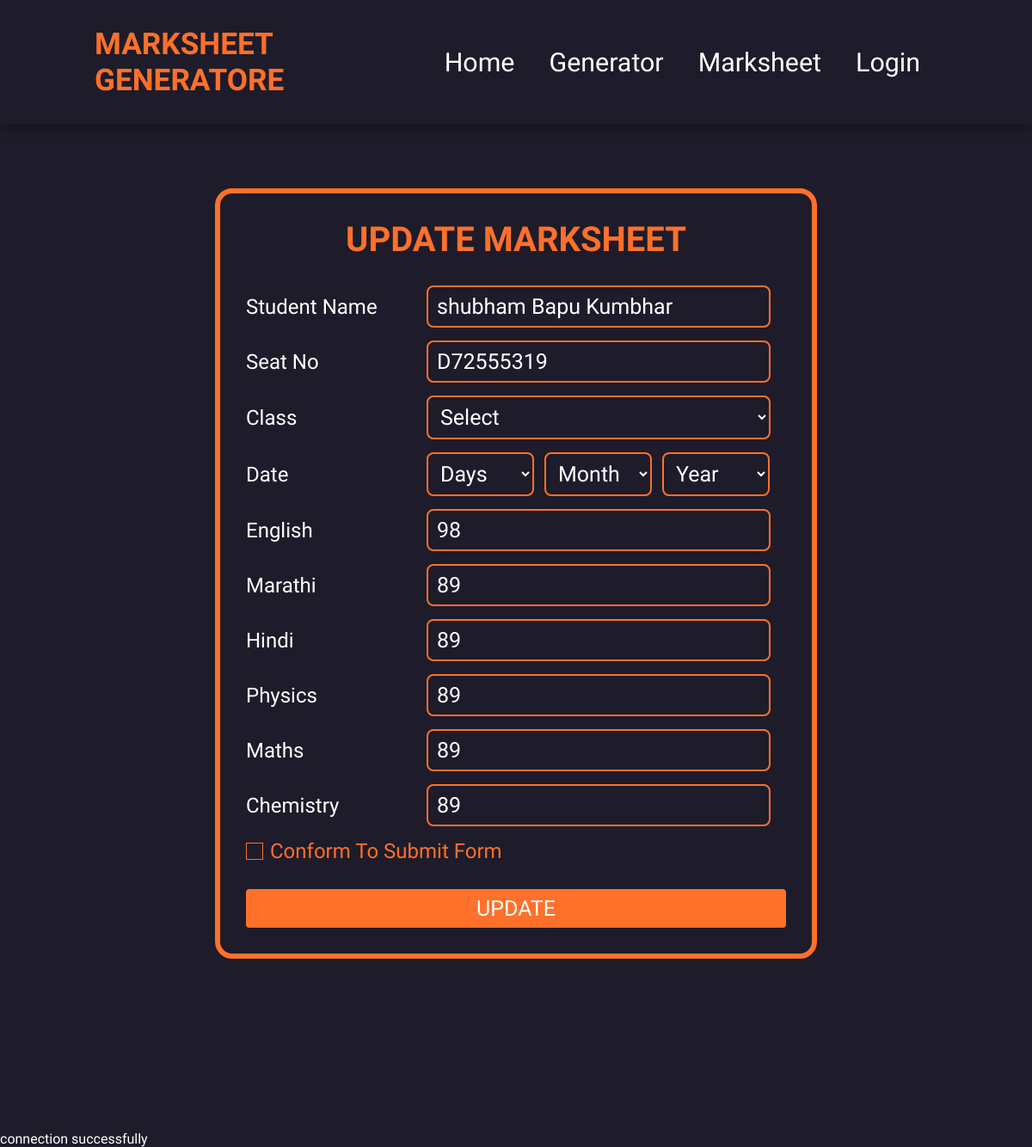
/update.php?no=1, run on the app's committed database.
### tables this page shows
CREATE TABLE `shivam` (
  `no` int(11) NOT NULL,
  `studentname` varchar(20) NOT NULL,
  `seatno` varchar(10) NOT NULL,
  `english` varchar(3) NOT NULL,
  `marathi` varchar(3) NOT NULL,
  `hindi` varchar(3) NOT NULL,
  `physics` varchar(3) NOT NULL,
  `maths` varchar(3) NOT NULL,
  `chemistry` varchar(3) NOT NULL,
  `total` varchar(10) NOT NULL,
  `percentege` varchar(4) NOT NULL
);

### update.php (the view, shortened to what this page needs)
<?php include("projectserver.php");
  $no = $_GET['no'];
    $query = "SELECT * FROM SHIVAM where no ='$no'";
   $data = mysqli_query($conn,$query);
    $result = mysqli_fetch_assoc($data);
?>
<html>
<head>
  <link rel="stylesheet" type="text/css" href="style.css">
   <link rel="stylesheet"
  href="https://unpkg.com/boxicons@latest/css/boxicons.min.css">
</head>
<body>
  <header>
    <a href="index.php" class="logo">Marksheet Generatore</a>
    <ul class="navbar">
      <li><a href="index.php">Home</a></li>
	  <li><a href="generator.php">Generator</a></li>
      <li><a href="marksheet.php">Marksheet</a></li>
      <li><a href="calculator.php">Login</a></li>
    </ul>
  </header>
<div class="sk1">
  <form action="pdf.php" method="POST">
  	<div class="title1">
  		Update Marksheet
  	</div>
  	<div class="form">
  		<div class="input-field">
  			<label>Student Name </label>
  			<input type="text" value="<?php echo $result['studentname'];?>" class="input" name="s1">
  		</div>
  		<div class="input-field">
  			<label>Seat No </label>
  			<input type="text" value="<?php echo $result['seatno'];?>" class="input" name="s2">
  		</div>
		  <div class="input-field">
      <label>Class</label>
          <div class="">
	         <select name="k1">
		          <option>Select</option>
            </select >
            </div>
         </div>
		 <div class="input-field">
      <label>Date</label>
          <div class="ak1">
	         <select name="k2">
			     <option>Days</option>
            </select >
            </div> <div class="ak1">
	         <select name="k3">
			     <option>Month</option>
            </select >
            </div>
			<div class="ak1">
	         <select name="k4">
			     <option>Year</option>
            </select >
            </div>
         </div>
  		<div class="input-field">
  			<label>English </label>
  			<input type="text" value="<?php echo $result['english'];?>" class="input" name="s3">
  		</div>
  		<div class="input-field">
  			<label>Marathi</label>
  			<input type="text" value="<?php echo $result['marathi'];?>" class="input" name="s4">
  		</div>
  		<div class="input-field">
  			<label>Hindi</label>
  			<input type="text" value="<?php echo $result['hindi'];?>" class="input" name="s5">
  		</div>
  		<div class="input-field">
  			<label>Physics </label>
  			<input type="text" value="<?php echo $result['physics'];?>" class="input" name="s6">
  		</div>
  		<div class="input-field">
  			<label>Maths </label>
  			<input type="text" value="<?php echo $result['maths'];?>" class="input" name="s7">
  		</div>
  		<div class="input-field">
  			<label>Chemistry </label>
  			<input type="text" value="<?php echo $result['chemistry'];?>" class="input" name="s8">
  		</div>
  		<div class="term">
  			<label class="check">
  				<span class="checkmark"></span>
  			</label>
  			<p>Conform To Submit Form</p>
  		</div>
  		<div class="skbtn">
  			<input type="Submit" value="UPDATE" class="msbtn"  name="save">
  		</div>
  	</div>
   </form>
  </div>
</body>
</html>

### style.css (style rules this page uses)
* { padding: 0; margin: 0; box-sizing: border-box; font-family: "Spartan", sans-serif; scroll-behavior: smooth; list-style: none; text-decoration: none; }
:root { --main-color:#ff702a; --text-color:#fff; --bg-color: #1e1c2a; --big-font:5rem; --h2-font:2.25rem; --p-font:0.9rem; }
body { color: var(--text-color); background:var(--bg-color); }
header { position: fixed; top: 0; right: 0; width: 100%; z-index: 1000; display: flex; align-items: center; box-shadow: 0 5px 15px rgba( 0, 0, 0, 0.3); justify-content: space-between; padding: 30px 110px; background: var(--bg-color); }
.logo { color: var(--main-color); font-weight: 600; font-size: 2.2rem; text-transform: uppercase; }
.navbar { display: flex; }
.navbar a { color: var(--text-color); font-size: 1.9rem; padding: 10px 20px; font-weight: 500px; }
.sk1 { border: 6px solid #ff702a; border-radius: 20px; max-width: 700px; width: 100%; background: #1e1c2a; margin: 200px auto; padding: 30px; }
.sk1 .title1 { font-size: 40px ; font-weight: 600; margin-bottom: 30px; text-transform: uppercase; text-align: center; color: #ff702a; border-radius: 5px; }
.sk1 .form { width: 100%; }
.sk1 .form .input-field { margin-bottom: 15px; display: flex; align-items: center; }
.sk1 .form .input-field select { font-size: 25px; width: 400px; background-color: #1e1c2a; border: 2px solid #ff702a; color: #fff; border-radius: 8px; font-weight: 200px; padding: 8px 10px; }
.sk1 .form .input-field .ak1 select { font-size: 25px; margin-right: 12px; width: 125px; background-color: #1e1c2a; border: 2px solid #ff702a; color: #fff; border-radius: 8px; font-weight: 200px; padding: 8px 10px; }
.sk1 .form .input-field label { width: 200px; margin-right: 10px; font-size: 24px; }
.sk1 .form .input-field input { width: 400px; outline: none; background-color: #1e1c2a; border: 2px solid #ff702a; font-size: 25px; color: #fff; border-radius: 8px; font-weight: 200px; padding: 8px 10px; transition: all 0.5s ease; }
.sk1 .form .term { display: flex; align-items: center; font-size: 24px; color: #ff702a; }
.sk1 .form .term .check { margin-right: 8px; width: 20px; height: 20px; position: relative; display: block; cursor: pointer; }
.sk1 .form .term .check .checkmark { width: 20px; height: 20px; border: 1px solid #ff702a; display: block; position: relative; }
.sk1 .form .term .check .checkmark:before { content: ""; position: absolute; top: 1px; left: 1px; width: 10px; height: 5px; border: 3px solid; border-color: transparent transparent #1e1c2a #1e1c2a; transform: rotate(-45deg); }
.sk1 .form .skbtn .msbtn { width: 100%; padding: 8px 10px ; font-size: 25px; margin-top: 30px; border: 0px; background: #ff702a; color: #fff; cursor: pointer; border-radius: 4px; outline: none; }

### data on the page
shivam: s1 "shubham Bapu Kumbhar", s2 "D72555319", s3 "98", s4 "89", s5 "89", s6 "89", s7 "89", s8 "89"
